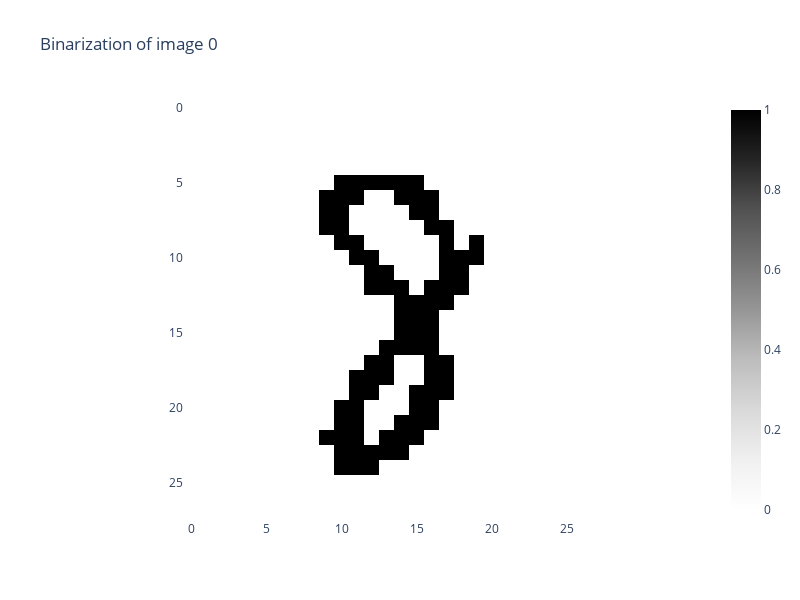

Notebook code for this chart:
### Markdown cell above
### Binarizado de la imagen
Las filtraciones mediante complejos cúbicos en `giotto-tda` se aplican únicamente a *imágenes binarias*, las cuales consisten en solo píxeles en blanco y negro. Podemos convertir imágenes en escala de grises a imágenes binarias mediante la función `Binarizer` del módulo `gtda.images`, considerando un umbral adecuado en cada píxel.

### Code cell
from gtda.images import Binarizer

# El umbral elegido en este caso es de 0.4
binarizer = Binarizer(threshold=0.4)
im8_binarized = binarizer.fit_transform(im8)

binarizer.plot(im8_binarized, 
               plotly_params={'layout':{'width':800, 'height':600}})

### Figure 1 — Plotly figure (JSON) as saved in the notebook; plotly's stock layout.template omitted (floating-point values rounded to 4 significant figures; data arrays with more than 128 entries replaced by an {"elided": "..."} marker saying what was removed)
{"data": [{"colorscale": [[0, "rgb(255,255,255)"], [0.125, "rgb(240,240,240)"], [0.25, "rgb(217,217,217)"], [0.375, "rgb(189,189,189)"], [0.5, "rgb(150,150,150)"], [0.625, "rgb(115,115,115)"], [0.75, "rgb(82,82,82)"], [0.875, "rgb(37,37,37)"], [1, "rgb(0, 0, 0)"]], "type": "heatmap", "z": {"elided": "28x28 int values"}}], "layout": {"height": 600, "plot_bgcolor": "white", "title": {"text": "Binarization of image 0"}, "width": 800, "xaxis": {"autorange": true, "constrain": "domain", "domain": [0.164, 0.836], "range": [-0.5, 27.5], "scaleanchor": "y"}, "yaxis": {"autorange": true, "constrain": "domain", "domain": [0, 1], "range": [27.5, -0.5]}}}
